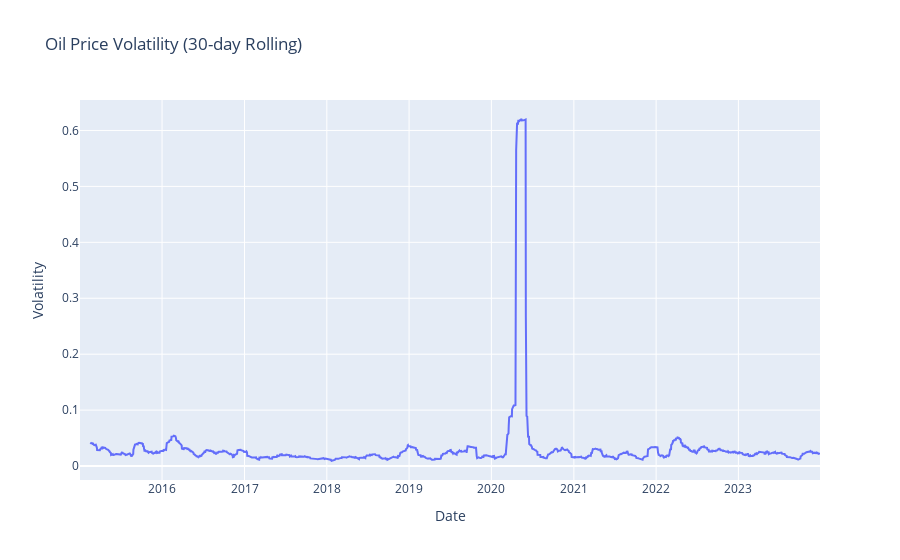

This figure's notebook cell:
### Markdown cell above
On observe ici une tendance générale qui pourrait indiquer une corrélation entre les deux variables, mais la dispersion importante des points suggère également la présence d’autres facteurs influençant le NOK, tels que des événements géopolitiques ou des variables macroéconomiques.

### Code cell
#  Volatilité du pétrole
data['Oil Volatility'] = data['Oil Price'].pct_change().rolling(window=30).std()
fig3 = go.Figure()
fig3.add_trace(go.Scatter(x=data.index, y=data['Oil Volatility'], mode='lines', name='Oil Volatility'))
fig3.update_layout(title="Oil Price Volatility (30-day Rolling)", xaxis_title="Date", yaxis_title="Volatility")
fig3.show()

### Figure 1 — Plotly figure (JSON) as saved in the notebook; plotly's stock layout.template omitted (floating-point values rounded to 4 significant figures; data arrays with more than 128 entries replaced by an {"elided": "..."} marker saying what was removed)
{"data": [{"mode": "lines", "name": "Oil Volatility", "type": "scatter", "x": {"elided": "2259 str values"}, "y": {"elided": "2259 float values"}}], "layout": {"title": {"text": "Oil Price Volatility (30-day Rolling)"}, "xaxis": {"title": {"text": "Date"}}, "yaxis": {"title": {"text": "Volatility"}}}}
